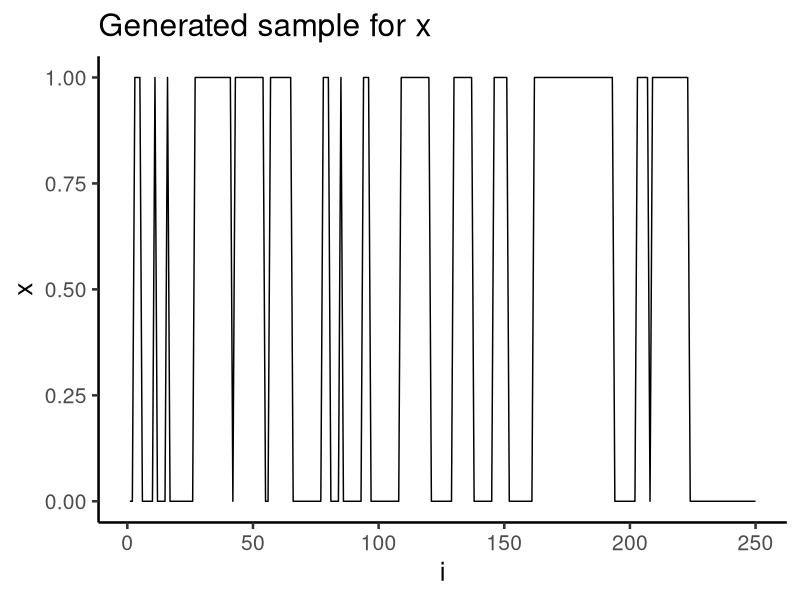
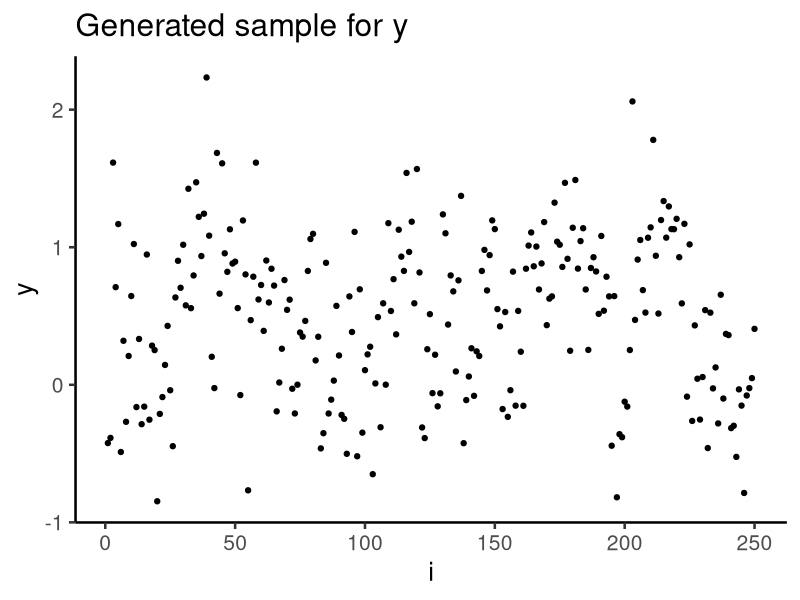
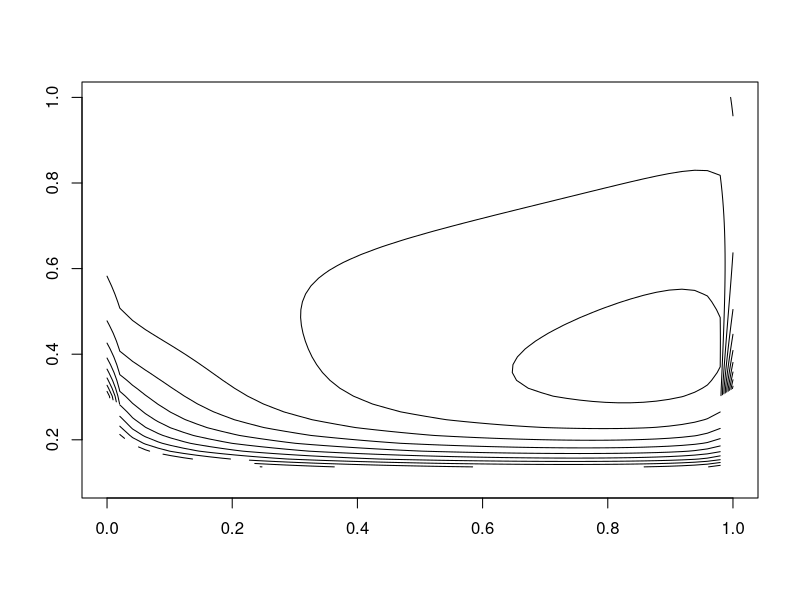
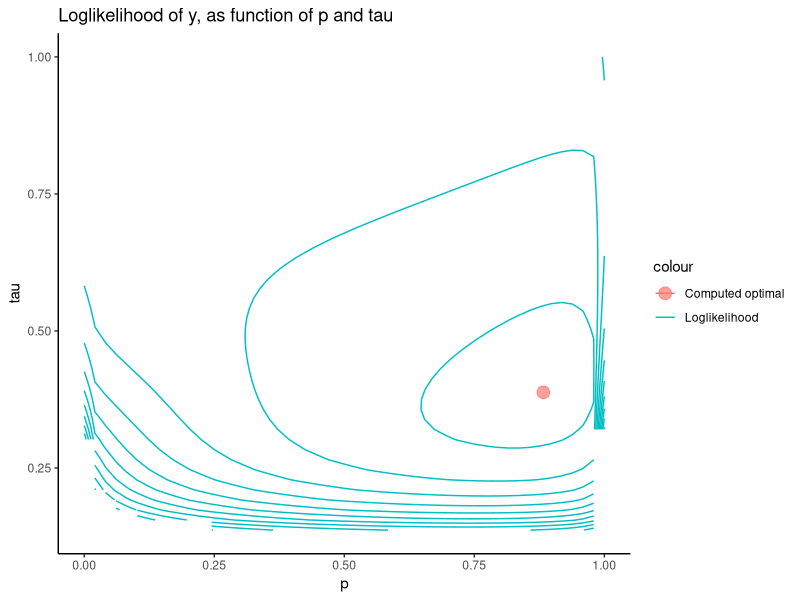
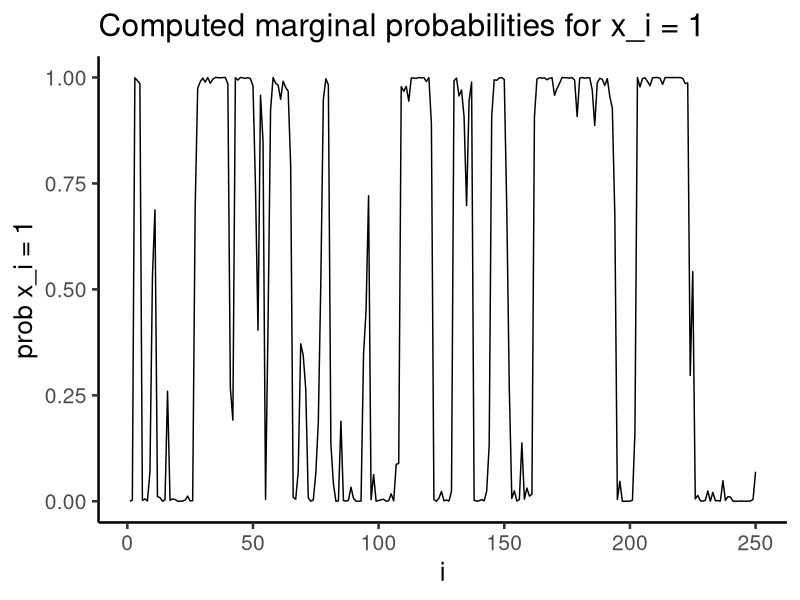
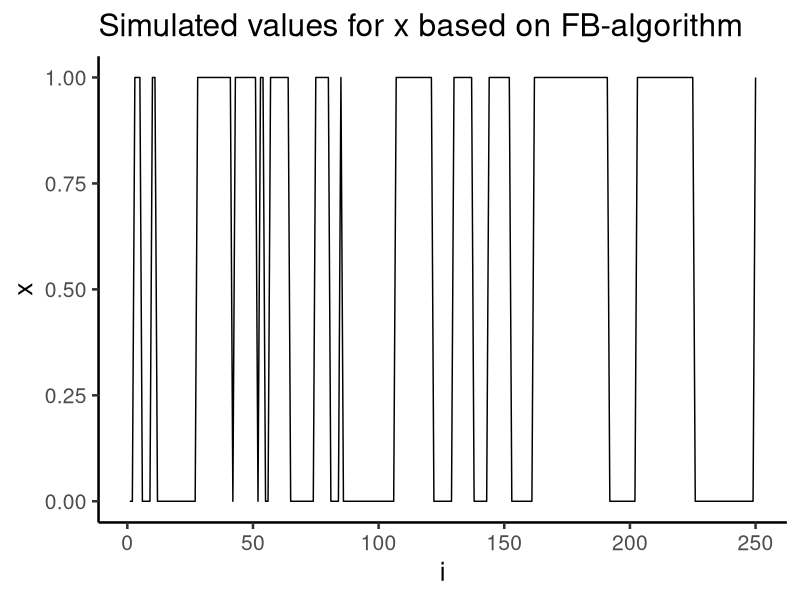
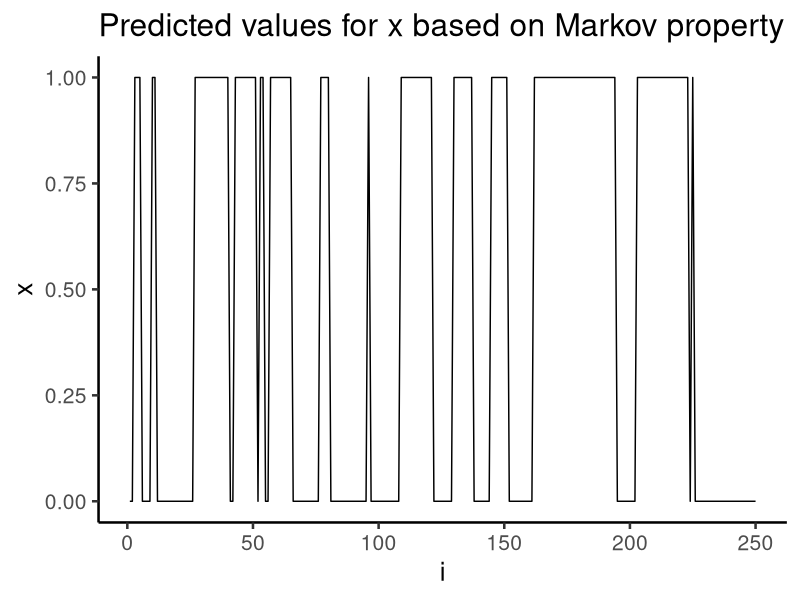
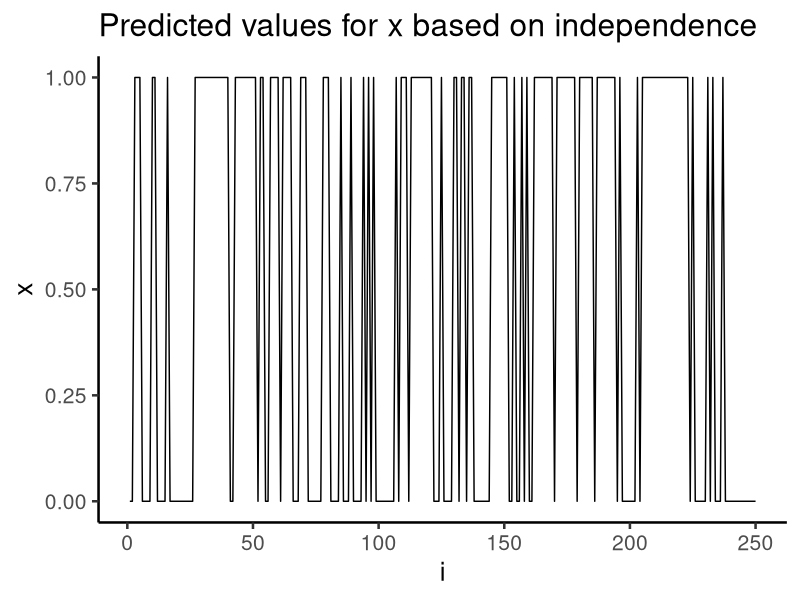

These figures' R source, in order:
library(ggplot2)
set.seed(26061993)
# Exercise a)
tau = 0.4
p = 0.9
x = c(sample(c(0,1),1),rep(NA,249))
y = c(x[1] + rnorm(1,0,tau), rep(NA,249))
for (i in 2:250){
  if (runif(1)<p){
    x[i] = x[i-1]
  }
  else{x[i] = 1-x[i-1]}
  y[i] = x[i] + rnorm(1,0,tau)
}
df = data.frame(x = x, y = y)

ggplot(df, aes(x = 1:250, y = x)) + geom_line() + labs(x = "i", y = "x", title = "Generated sample for x") + theme_classic(base_size = 19)

ggplot(df, aes(x = 1:250, y = y)) + geom_point() + labs(x = "i", y = "y", title = "Generated sample for y") + theme_classic(base_size = 19)

# Exercise b)

likelihood <- function(parameters){
  p = parameters[1]
  tau = parameters[2]
  # First initiate normality constants and forward probabilities
  norm_const = c(1/(dnorm(y[1],0,tau)*0.5+dnorm(y[1],1,tau)*0.5), rep(NA,249))
  forward_prob = matrix(0,nrow=250,ncol = 2)
  forward_prob[1,1] = norm_const[1]*0.5*dnorm(y[1],0,tau)
  forward_prob[1,2] = norm_const[1]*0.5*dnorm(y[1],1,tau)
  transition = matrix(NA, nrow = 250, ncol = 4)
  
  # Iterate to find constants and probabilities
  for (t in 2:250){
    norm_const[t] = 1/(dnorm(y[t],0,tau)*p*forward_prob[t-1,1] + (1-p)*dnorm(y[t],0,tau)*forward_prob[t-1,2] + dnorm(y[t],1,tau)*(1-p)*forward_prob[t-1,1] + dnorm(y[t],1,tau)*p*forward_prob[t-1,2])
    transition[t,1] = p*dnorm(y[t],0,tau)*forward_prob[t-1,1]*norm_const[t]
    transition[t,2] = (1-p)*dnorm(y[t],1,tau)*forward_prob[t-1,1]*norm_const[t]
    transition[t,3] = (1-p)*dnorm(y[t],0,tau)*forward_prob[t-1,2]*norm_const[t]
    transition[t,4] = p*dnorm(y[t],1,tau)*forward_prob[t-1,2]*norm_const[t]
    forward_prob[t,1] = transition[t,1] + transition[t,3]
    forward_prob[t,2] = transition[t,2] + transition[t,4]
  }
  return(log(1/prod(norm_const)))
}

neg_likelihood <- function(parameters){
  return(-likelihood(parameters))
}

grid_points = 50
p_values = rep(seq(0, 1, length.out = grid_points),grid_points)
tau_values = rep(seq(0.1, 1, length.out = grid_points),each = grid_points)

test = matrix(c(p_values, tau_values), ncol = 2, byrow = F)
likelihood_values = matrix(apply(test,1,likelihood), ncol= grid_points)

x_axis = unique(p_values)
y_axis = unique(tau_values)

plot_data <- list(x_axis, y_axis, likelihood_values)
names(plot_data) <- c("x","y","z")
contour(plot_data, drawlabels = F)

optimal = optim(c(0.5,0.5), neg_likelihood)

dfll = data.frame(x = p_values, y = tau_values, llik = as.vector(likelihood_values))
dfll_dot = data.frame(x = optimal$par[1], y = optimal$par[2])

ggplot() + geom_contour(data = dfll, aes(x = x, y = y, z = llik, col = "Loglikelihood"), show.legend = T) +
  geom_point(data = dfll_dot, aes(x = x, y = y,col = "Computed optimal"), size = 4, alpha = 0.7) + labs(x = "p", y = "tau", title = "Loglikelihood of y, as function of p and tau") + theme_classic()


# Exercise c)

p_est = optimal$par[1]
tau_est = optimal$par[2]
# First initiate normality constants and forward probabilities
norm_const = c(1/(dnorm(y[1],0,tau_est)*0.5+dnorm(y[1],1,tau_est)*0.5), rep(NA,249))
forward_prob = matrix(0,nrow=250,ncol = 2)
forward_prob[1,1] = norm_const[1]*0.5*dnorm(y[1],0,tau_est)
forward_prob[1,2] = norm_const[1]*0.5*dnorm(y[1],1,tau_est)
transition = matrix(NA, nrow = 250, ncol = 4)

# Iterate to find constants and probabilities
for (t in 2:250){
  norm_const[t] = 1/(dnorm(y[t],0,tau_est)*p_est*forward_prob[t-1,1] + (1-p_est)*dnorm(y[t],0,tau_est)*forward_prob[t-1,2] + dnorm(y[t],1,tau_est)*(1-p_est)*forward_prob[t-1,1] + dnorm(y[t],1,tau_est)*p_est*forward_prob[t-1,2])
  transition[t,1] = p_est*dnorm(y[t],0,tau_est)*forward_prob[t-1,1]*norm_const[t]
  transition[t,2] = (1-p_est)*dnorm(y[t],1,tau_est)*forward_prob[t-1,1]*norm_const[t]
  transition[t,3] = (1-p_est)*dnorm(y[t],0,tau_est)*forward_prob[t-1,2]*norm_const[t]
  transition[t,4] = p_est*dnorm(y[t],1,tau_est)*forward_prob[t-1,2]*norm_const[t]
  forward_prob[t,1] = transition[t,1] + transition[t,3]
  forward_prob[t,2] = transition[t,2] + transition[t,4]
}

# Initiate
backward_prob = matrix(0,nrow = 250, ncol = 2)
backward_prob[250,1] = forward_prob[250,1]
backward_prob[250,2] = forward_prob[250,2]
back_transition = matrix(NA, ncol = 4, nrow = 250)
propagation = matrix(NA, ncol = 4, nrow = 250)


for (t in 250:2){
  back_transition[t,1] = transition[t,1]/forward_prob[t,1]*backward_prob[t,1]
  back_transition[t,2] = transition[t,2]/forward_prob[t,2]*backward_prob[t,2]
  back_transition[t,3] = transition[t,3]/forward_prob[t,1]*backward_prob[t,1]
  back_transition[t,4] = transition[t,4]/forward_prob[t,2]*backward_prob[t,2]
  backward_prob[t-1,1] = back_transition[t,1] + back_transition[t,2]
  backward_prob[t-1,2] = back_transition[t,3] + back_transition[t,4]
  propagation[t,1] = back_transition[t,1]/backward_prob[t-1,1]
  propagation[t,2] = back_transition[t,2]/backward_prob[t-1,1]
  propagation[t,3] = back_transition[t,3]/backward_prob[t-1,2]
  propagation[t,4] = back_transition[t,4]/backward_prob[t-1,2]
}

df2 = data.frame(prob_0 = backward_prob[,1], prob_1 = backward_prob[,2])
ggplot(df2, aes(x = 1:250, y = prob_1)) + geom_line() + labs(x = "i", y = "prob x_i = 1", title = "Computed marginal probabilities for x_i = 1") + theme_classic(base_size = 19)

x_est = rep(NA, 250)
x_est[1] = ifelse(runif(1)<backward_prob[1,2], 1, 0)
for (t in 2:250){
  x_est[t] = ifelse(runif(1) < propagation[t,as.integer(2*(1+x_est[t-1]))], 1, 0)
}

df3 = data.frame(x = x_est)

ggplot(df3, aes(x = 1:250, y = x)) + geom_line() + labs(x = "i", y = "x", title = "Simulated values for x based on FB-algorithm") + theme_classic(base_size = 19)


# Exercise d)

df4 = data.frame(markov = round(backward_prob[,2]), indep = ifelse(y<0.5, 0, 1))
ggplot(df4, aes(x = 1:250)) + geom_line(aes(y = markov)) + labs(x = "i", y = "x", title = "Predicted values for x based on Markov property") + theme_classic(base_size = 19)
ggplot(df4, aes(x = 1:250)) + geom_line(aes(y = indep)) + labs(x = "i",y = "x", title = "Predicted values for x based on independence ") + theme_classic(base_size = 19)


df2 = data.frame(prob_0 = backward_prob[,1], prob_1 = backward_prob[,2], prob_1_indep = dnorm(y,1,tau)/(dnorm(y,1,tau)+dnorm(y,0,tau)))
ggplot(df2, aes(x = 1:250)) + geom_line(size = 1.2, aes(y = prob_1, col = "Markov")) + geom_line(size = 0.1, aes(y = prob_1_indep, col = "Independent")) + labs(x = "i", y = "prob x_i = 1", title = "Probability of x_i = 1 for Markov and independence assumptions") + theme_classic()
